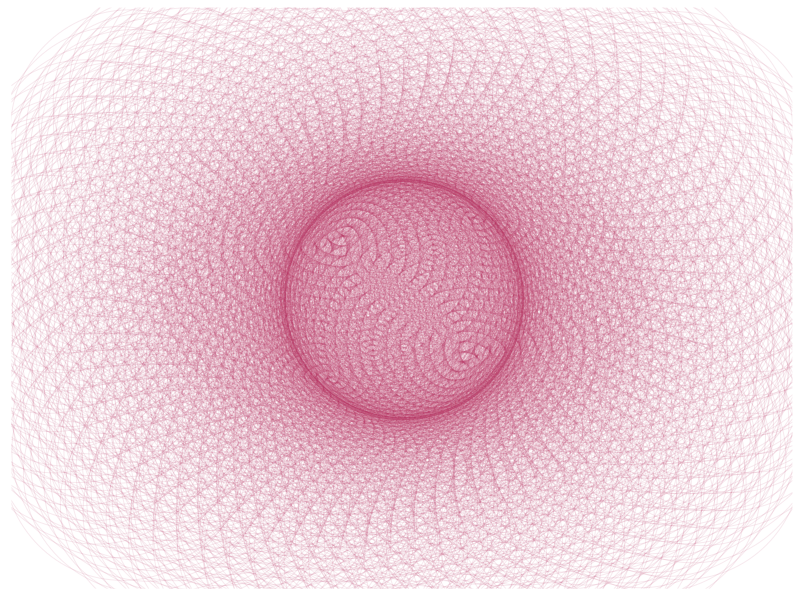

Recreate this plot in R. (Note: this script raises an error after producing the figure.)
library(ggplot2)

# Set the values of angle and points
angle <- 13*pi/180
points <- 2000

#create the formula
t <- (1:points)*angle
x <- sin(t)
y <- cos(t)
df <- data.frame(t, x, y)

# create the  flower
flower_plot <- ggplot(df, aes(x*t, y*t))
flower_plot + geom_point(size=80, alpha=0.1, shape = 1, color= "maroon")+ 
              theme(legend.position="none",
                panel.background = element_rect(fill="white"),
                panel.grid=element_blank(),
                axis.ticks=element_blank(),
                axis.title=element_blank(),
                axis.text=element_blank())+
              ggsave("Phyllotaxis.png",width = 18, height = 18, units = "cm")
